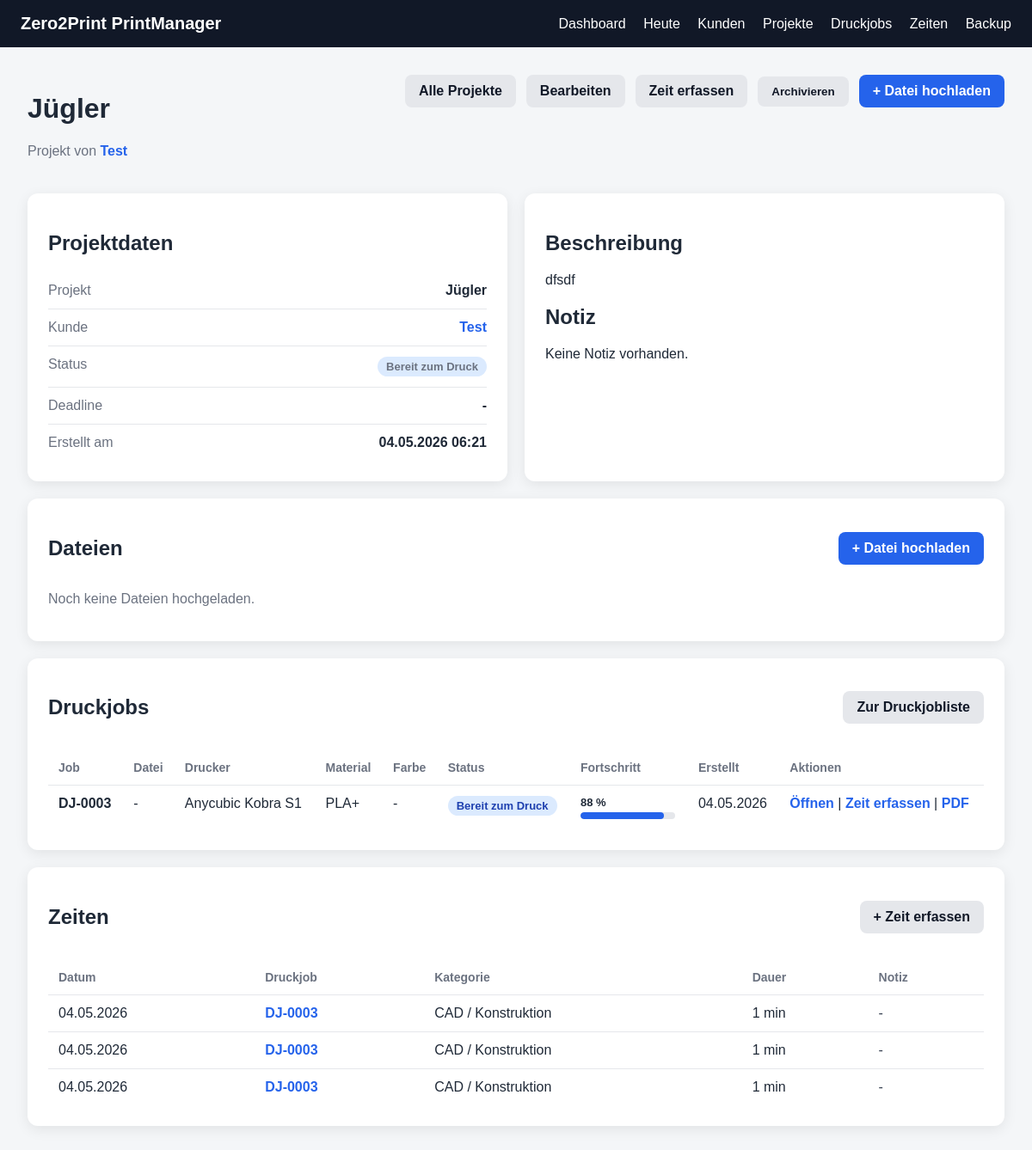
Before: /projects/2 with the older database file.
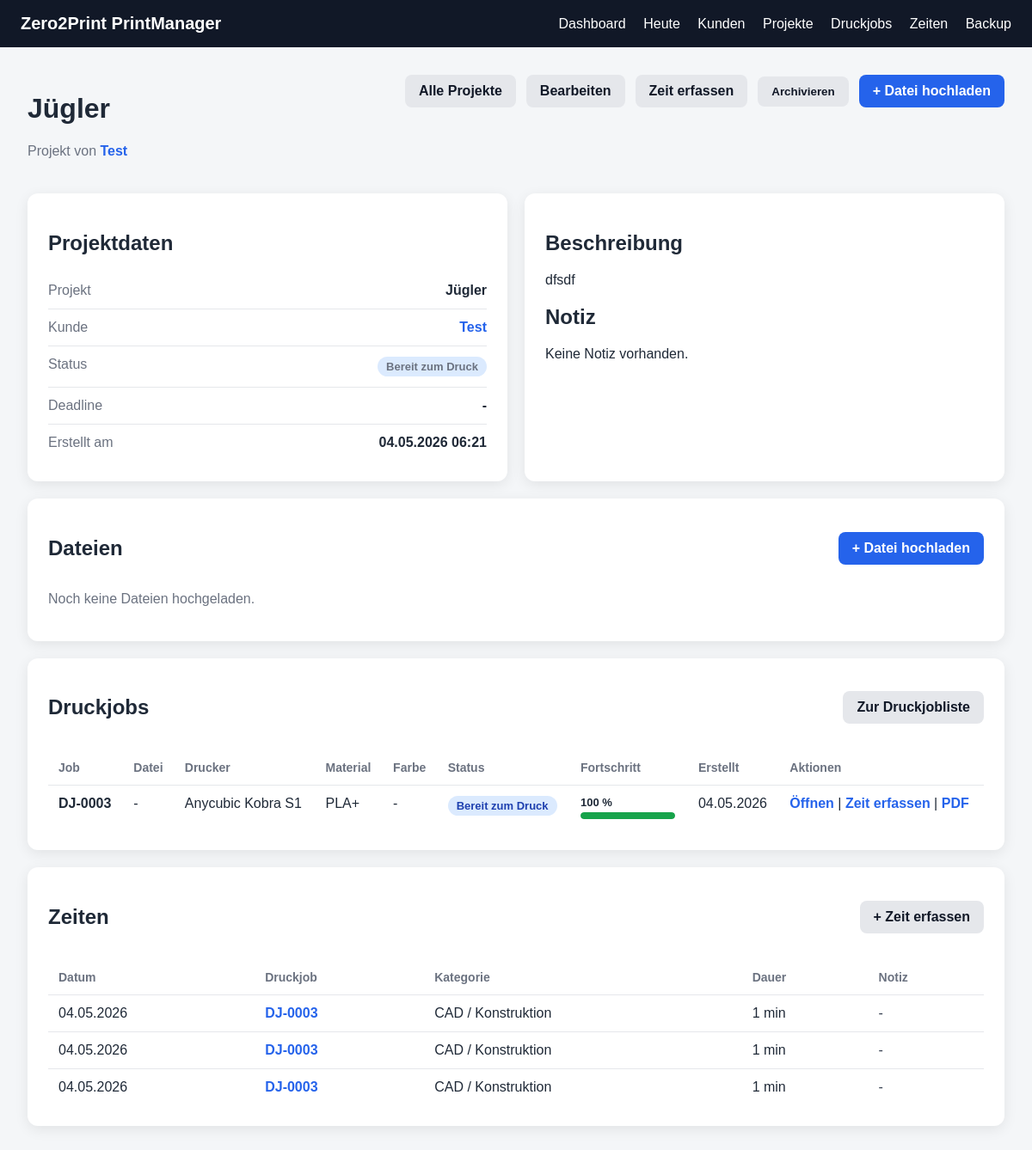
After: the same page with the newer database file.
### app/models.py (models this page shows)
class PrintJobChecklist(Base):
    __tablename__ = "print_job_checklists"
    id = Column(Integer, primary_key=True, index=True)
    print_job_id = Column(Integer, ForeignKey("print_jobs.id"), nullable=False, unique=True)
    file_checked = Column(Boolean, default=False)
    slicer_checked = Column(Boolean, default=False)
    material_ready = Column(Boolean, default=False)
    bed_cleaned = Column(Boolean, default=False)
    first_layer_checked = Column(Boolean, default=False)
    print_finished_checked = Column(Boolean, default=False)
    post_processing_done = Column(Boolean, default=False)
    packed = Column(Boolean, default=False)
    updated_at = Column(DateTime, default=datetime.utcnow)
    print_job = relationship("PrintJob", back_populates="checklist")

class PrintJob(Base):
    __tablename__ = "print_jobs"
    id = Column(Integer, primary_key=True, index=True)
    project_id = Column(Integer, ForeignKey("projects.id"), nullable=False)
    file_id = Column(Integer, ForeignKey("project_files.id"), nullable=True)
    printer_name = Column(String, nullable=True)
    material = Column(String, nullable=True)
    color = Column(String, nullable=True)
    planned_print_time = Column(String, nullable=True)
    planned_weight_grams = Column(Integer, nullable=True)
    status = Column(String, default="Bereit zum Druck")
    notes = Column(Text, nullable=True)
    created_at = Column(DateTime, default=datetime.utcnow)
    project = relationship("Project", back_populates="print_jobs")
    file = relationship("ProjectFile", back_populates="print_jobs")
    time_entries = relationship(
        "TimeEntry",
        back_populates="print_job"
    )
    checklist = relationship(
        "PrintJobChecklist",
        back_populates="print_job",
        uselist=False,
        cascade="all, delete-orphan"
    )

### app/routes/projects.py (the view)
@router.get("/{project_id}")
def project_detail(
    project_id: int,
    request: Request,
    db: Session = Depends(get_db)
):
    project = db.query(Project).filter(Project.id == project_id).first()
    if not project:
        return templates.TemplateResponse(
            request=request,
            name="not_found.html",
            context={
                "title": "Nicht gefunden",
                "message": "Projekt wurde nicht gefunden."
            },
            status_code=404
        )
    return templates.TemplateResponse(
        request=request,
        name="project_detail.html",
        context={
            "title": project.name,
            "project": project
        }
    )

### app/templates/project_detail.html (shortened to what the changed rows need)
{% extends "base.html" %}
{% block content %}
<div class="page-header">
    <div>
        <h1>{{ project.name }}</h1>
    </div>
</div>
<div class="detail-grid">
    <div class="page-card">
        <h2>Projektdaten</h2>
    </div>
    <div class="page-card">
        <h2>Beschreibung</h2>
        <h2>Notiz</h2>
    </div>
</div>
<div class="page-card mt">
    <div class="section-header">
        <h2>Dateien</h2>
    </div>
</div>
<div class="page-card mt">
    <div class="section-header">
        <h2>Druckjobs</h2>
    </div>
    {% if project.print_jobs %}
    <table>
        <thead>
            <tr>
                <th>Job</th>
                <th>Datei</th>
                <th>Drucker</th>
                <th>Material</th>
                <th>Farbe</th>
                <th>Status</th>
                <th>Fortschritt</th>
                <th>Erstellt</th>
                <th>Aktionen</th>
            </tr>
        </thead>
        <tbody>
            {% for job in project.print_jobs %}
            <tr>
                <td><strong>DJ-{{ "%04d"|format(job.id) }}</strong></td>
                <td>
                    {% if job.file %}
                        {{ job.file.original_filename }}
                    {% else %}
                        -
                    {% endif %}
                </td>
                <td>{{ job.printer_name or "-" }}</td>
                <td>{{ job.material or "-" }}</td>
                <td>{{ job.color or "-" }}</td>
                <td>
                    <span class="status-pill {{ status_class(job.status) }}">
                        {{ job.status }}
                    </span>
                </td>
                <td>
                    <div class="mini-progress-text">
                        {{ checklist_progress(job) }} %
                    </div>
                    <div class="mini-progress-wrap">
                        <div class="mini-progress-bar {{ checklist_progress_class(job) }}" style="width: {{ checklist_progress(job) }}%;"></div>
                    </div>
                </td>
                <td>{{ job.created_at.strftime("%d.%m.%Y") }}</td>
                <td class="actions-cell">
                    <a class="link-btn" href="/jobs/{{ job.id }}">Öffnen</a>
                    |
                    <a class="link-btn" href="/time/new?project_id={{ project.id }}&job_id={{ job.id }}">Zeit erfassen</a>
                    |
                    <a class="link-btn" href="/jobs/{{ job.id }}/pdf" target="_blank">PDF</a>
                </td>
            </tr>
            {% endfor %}
        </tbody>
    </table>
    {% else %}
    <p class="muted">Für dieses Projekt gibt es noch keine Druckjobs.</p>
    {% endif %}
</div>
<div class="page-card mt">
    <div class="section-header">
        <h2>Zeiten</h2>
    </div>
    {% if project.time_entries %}
    <table>
        <thead>
            <tr>
                <th>Datum</th>
                <th>Druckjob</th>
                <th>Kategorie</th>
                <th>Dauer</th>
                <th>Notiz</th>
            </tr>
        </thead>
        <tbody>
            {% for entry in project.time_entries %}
            <tr>
                <td>{{ entry.created_at.strftime("%d.%m.%Y") }}</td>
                <td>
                    {% if entry.print_job %}
                        <a class="link-btn" href="/jobs/{{ entry.print_job.id }}">
                            DJ-{{ "%04d"|format(entry.print_job.id) }}
                        </a>
                    {% else %}
                        -
                    {% endif %}
                </td>
                <td>{{ entry.category }}</td>
                <td>
                    {% if entry.duration_minutes %}
                        {{ entry.duration_minutes }} min
                    {% else %}
                        läuft
                    {% endif %}
                </td>
                <td class="note-cell">{{ entry.note or "-" }}</td>
            </tr>
            {% endfor %}
        </tbody>
    </table>
    {% else %}
    <p class="muted">Für dieses Projekt wurden noch keine Zeiten erfasst.</p>
    {% endif %}
</div>
{% endblock %}

Changed rows visible on the page:
changed PrintJobChecklist: file_checked+slicer_checked+material_ready "88" → "100"; packed False → True (drawn)
